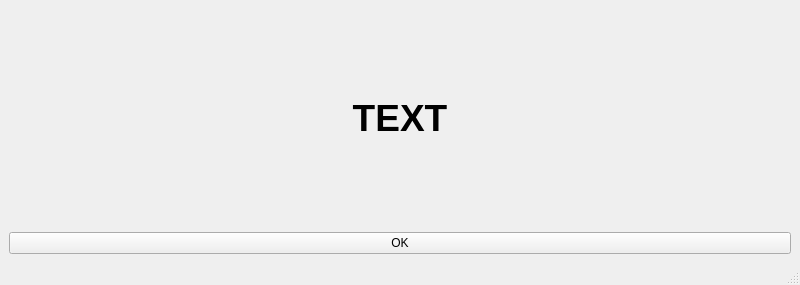
<?xml version="1.0" encoding="UTF-8"?>
<ui version="4.0">
 <class>errorPanel</class>
 <widget class="QMainWindow" name="errorPanel">
  <property name="geometry">
   <rect>
    <x>0</x>
    <y>0</y>
    <width>800</width>
    <height>285</height>
   </rect>
  </property>
  <property name="windowTitle">
   <string>errorPanel</string>
  </property>
  <widget class="QWidget" name="centralwidget">
   <layout class="QGridLayout" name="gridLayout">
    <item row="0" column="0">
     <widget class="QLabel" name="label">
      <property name="font">
       <font>
        <pointsize>28</pointsize>
        <bold>true</bold>
       </font>
      </property>
      <property name="text">
       <string>TEXT</string>
      </property>
      <property name="alignment">
       <set>Qt::AlignCenter</set>
      </property>
      <property name="wordWrap">
       <bool>false</bool>
      </property>
     </widget>
    </item>
    <item row="1" column="0">
     <widget class="QPushButton" name="pushButton">
      <property name="text">
       <string>OK</string>
      </property>
     </widget>
    </item>
   </layout>
  </widget>
  <widget class="QMenuBar" name="menubar">
   <property name="geometry">
    <rect>
     <x>0</x>
     <y>0</y>
     <width>800</width>
     <height>26</height>
    </rect>
   </property>
  </widget>
  <widget class="QStatusBar" name="statusbar"/>
 </widget>
 <resources/>
 <connections/>
</ui>
